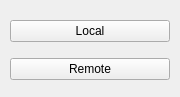
<?xml version="1.0" encoding="UTF-8"?>
<ui version="4.0">
 <class>MainWindow</class>
 <widget class="QMainWindow" name="MainWindow">
  <property name="geometry">
   <rect>
    <x>0</x>
    <y>0</y>
    <width>180</width>
    <height>97</height>
   </rect>
  </property>
  <property name="windowTitle">
   <string>SnakeEyes</string>
  </property>
  <widget class="QWidget" name="centralwidget">
   <widget class="QWidget" name="verticalLayoutWidget">
    <property name="geometry">
     <rect>
      <x>10</x>
      <y>10</y>
      <width>160</width>
      <height>80</height>
     </rect>
    </property>
    <layout class="QVBoxLayout" name="verticalLayout">
     <item>
      <widget class="QPushButton" name="openLocalDB">
       <property name="text">
        <string>Local</string>
       </property>
      </widget>
     </item>
     <item>
      <widget class="QPushButton" name="openRemoteDB">
       <property name="text">
        <string>Remote</string>
       </property>
      </widget>
     </item>
    </layout>
   </widget>
  </widget>
 </widget>
 <resources/>
 <connections/>
</ui>
